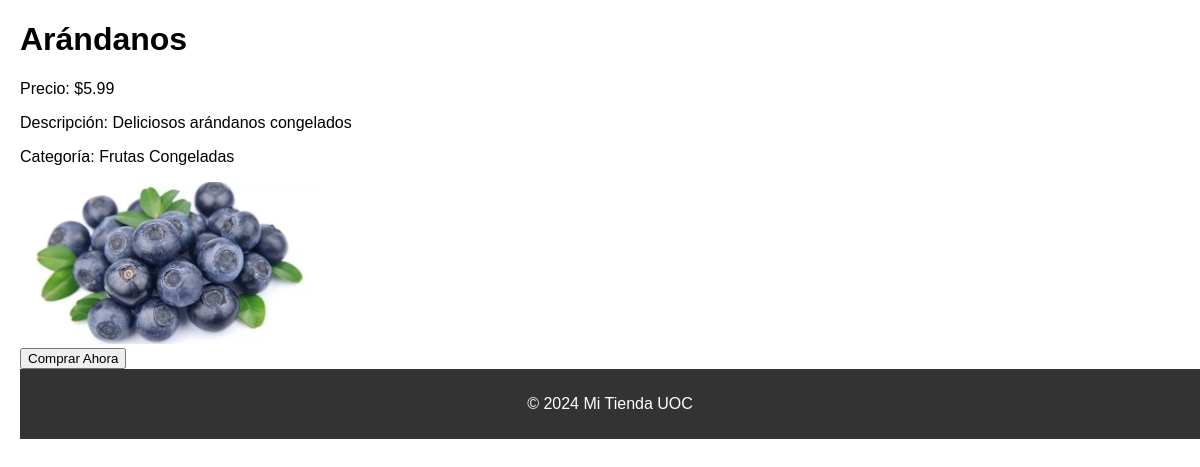
Screenshot of /MiTiendaEnLinea/product.php?product_id=4 with the database file from the repository.
### tables this page shows
CREATE TABLE `productos` (
  `id` int(11) NOT NULL,
  `nombre` varchar(255) NOT NULL,
  `descripcion` text DEFAULT NULL,
  `precio` decimal(10,2) NOT NULL,
  `stock` int(11) NOT NULL,
  `imagen` varchar(255) DEFAULT NULL,
  `categoria_id` int(11) DEFAULT NULL
);

### MiTiendaEnLinea/product.php (the view, shortened to what this page needs)
<!DOCTYPE html>
<html>
<head>
    <link rel="stylesheet" type="text/css" href="css/styles.css">
</head>
<body>
    <?php
    include "includes/database.php";
    if (isset($_GET['product_id'])) {
        $product_id = $_GET['product_id'];
        $query = "SELECT * FROM productos WHERE id = $product_id";
        $result = mysqli_query($conexion, $query);
        if (mysqli_num_rows($result) > 0) {
            $product = mysqli_fetch_assoc($result);
            echo "<h1>" . $product['nombre'] . "</h1>";
            echo "<p>Precio: $" . number_format($product['precio'], 2) . "</p>";
            echo "<p>Descripción: " . $product['descripcion'] . "</p>";
            $categoria = ($product['categoria_id'] == 1) ? "Frutos Secos" : "Frutas Congeladas";
            echo "<p>Categoría: " . $categoria . "</p>";
            echo "<img src='" . $product['imagen'] . "' alt='" . $product['nombre'] . "' style='max-width: 300px;'>";
            echo "<form action='category.php' method='get'>";
            echo "<input type='submit' value='Comprar Ahora'>";
            echo "</form>";
        } else {
            echo "<p>No se encontraron detalles del producto.</p>";
        }
    } else {
        echo "<p>ID de producto no proporcionado.</p>";
    }
    ?>
    <footer>
        <p>&copy; <?php echo date("Y"); ?> Mi Tienda UOC</p>
    </footer>
</body>
</html>

### MiTiendaEnLinea/css/styles.css (style rules this page uses)
body { font-family: Arial, sans-serif; margin: 0; padding: 0; background-color: #f2f2f2; }
footer { background-color: #333; color: #fff; text-align: center; padding: 10px 0; }

### MiTiendaEnLinea/product.php (style rules this page uses)
body { background-color: #ffffff; margin-left: 20px; }

### rows the page displays
productos: nombre "Arándanos", precio "5.99", descripcion "Deliciosos arándanos congelados", categoria "Frutas Congeladas", imagen (picture)
